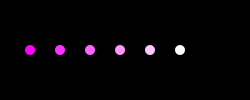
Frame 1 (no input)
Frame 60 (the mouse pressed at the canvas centre just before this capture): identical to frame 1, image omitted
Frame 120 (the mouse held since frame 60 and released just before this capture): identical to frame 1, image omitted

The Processing sketch that drew this single still picture (run headless with seeded random() and noise(); from frame 60 on, the mouse is pressed at the canvas centre):

// Processing sketch: example_01_a
// ── example_01_a.pde
//----------------------------------------------------
// DT Bootcamp 2013, Parsons the New School for Design. 
// Day 8, Arrays
// This is not an array... not efficient at all
// http://processing.org/reference/for.html
//----------------------------------------------------

void setup() {
  size(250, 100);
  smooth();
  noStroke();
}

void draw() {
  background(0);

  fill(255, 0, 255);
  ellipse(30, 50, 10, 10);
  fill(255, 50, 255);
  ellipse(60, 50, 10, 10);
  fill(255, 100, 255);
  ellipse(90, 50, 10, 10);
  fill(255, 150, 255);
  ellipse(120, 50, 10, 10);
  fill(255, 200, 255);
  ellipse(150, 50, 10, 10);
  fill(255, 250, 255);
  ellipse(180, 50, 10, 10);
}
